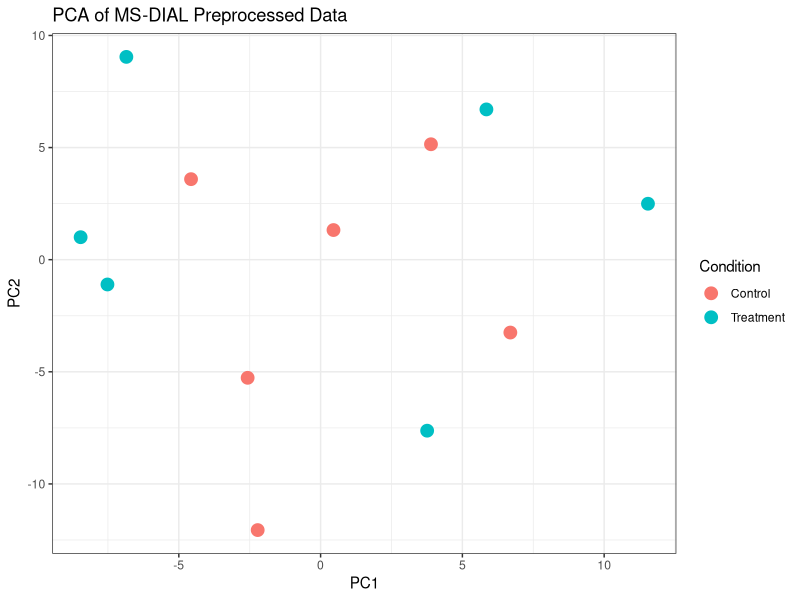
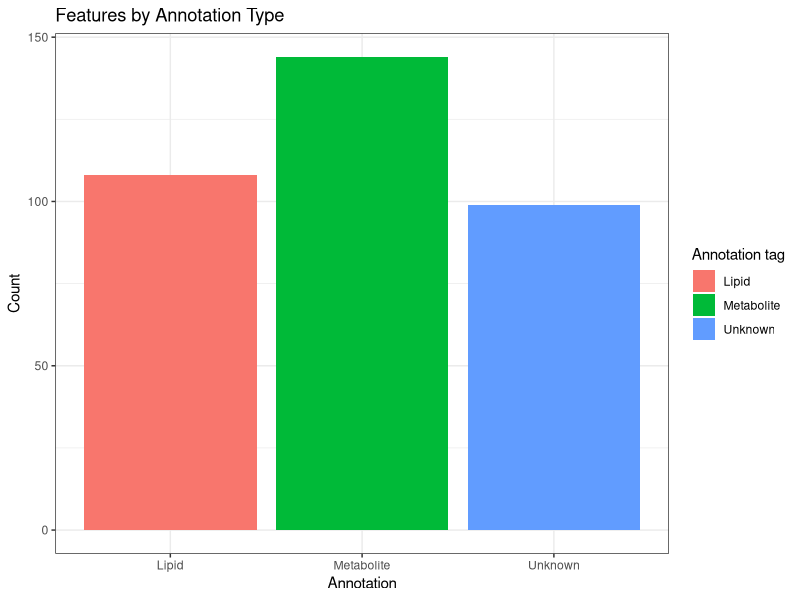
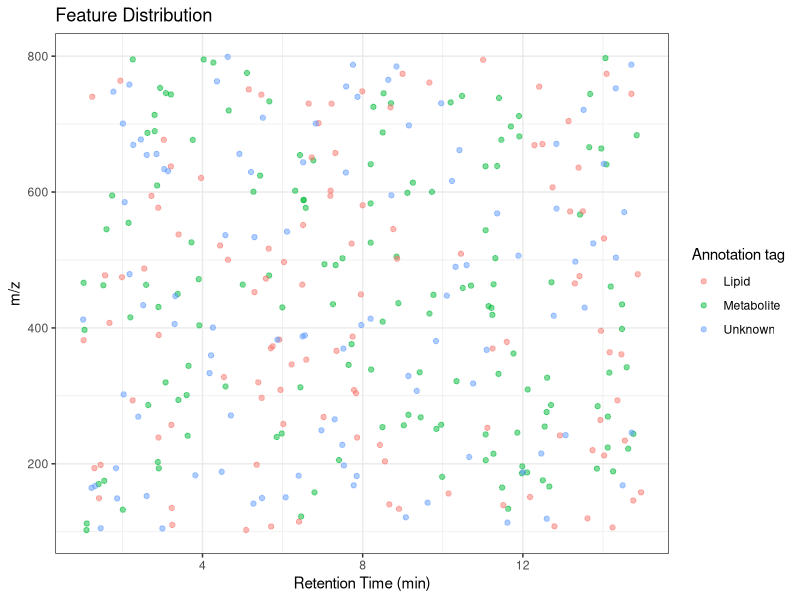
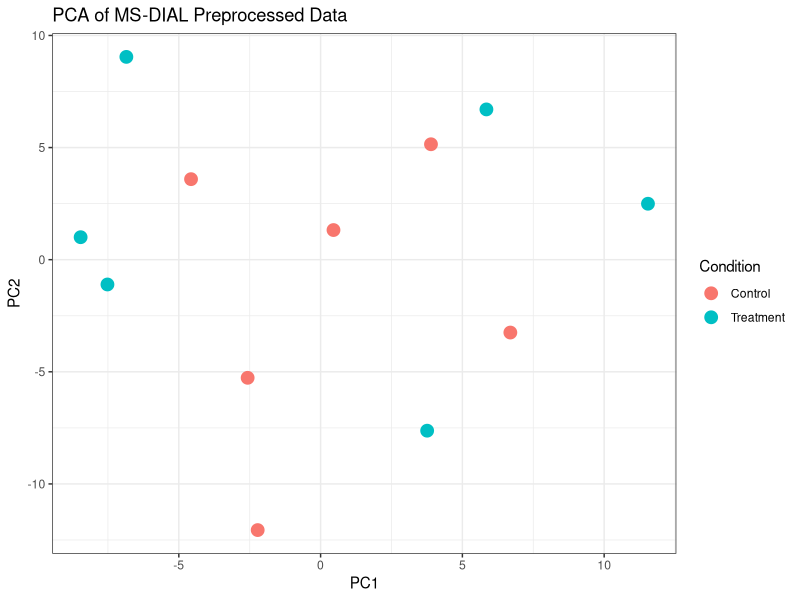
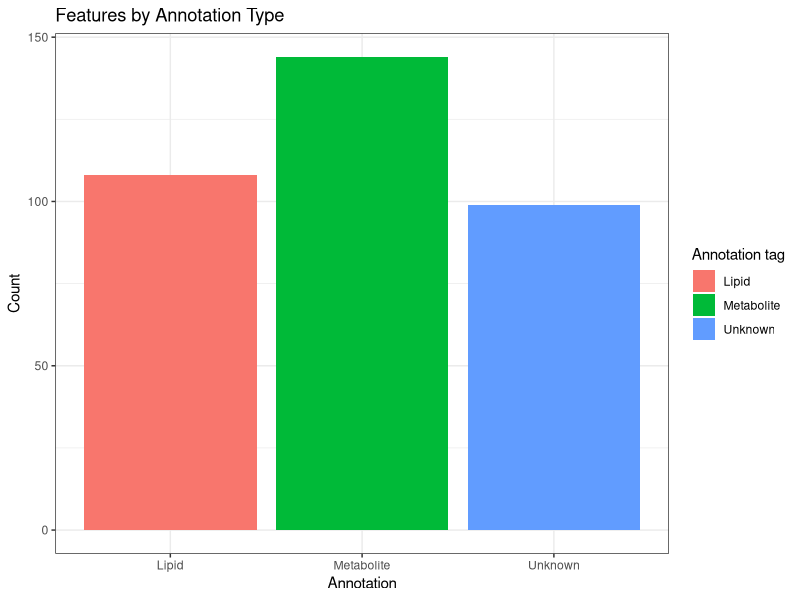
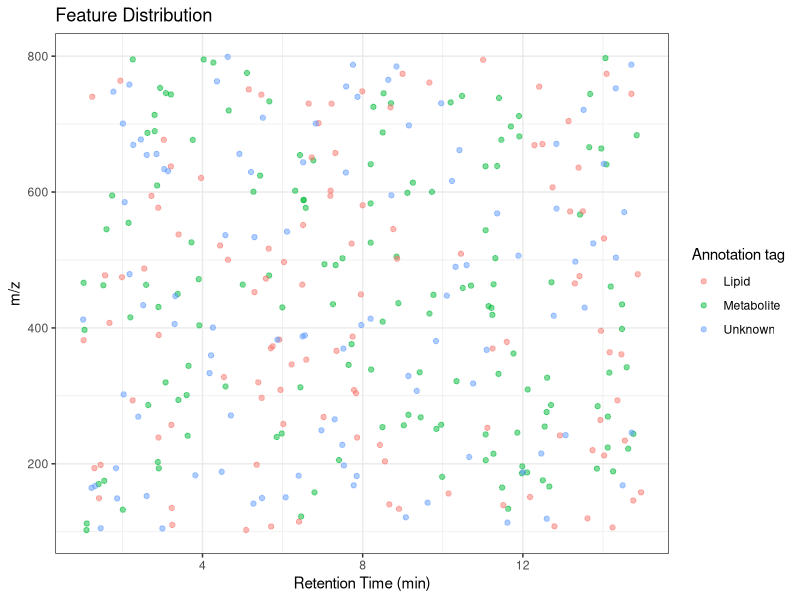

The R script that drew these images, in order:
# Reference: numpy 1.26+, pandas 2.2+, scanpy 1.10+, xcms 4.0+ | Verify API if version differs
library(tidyverse)

# === CONFIGURATION ===
output_dir <- 'results/'
dir.create(output_dir, showWarnings = FALSE)

# === 1. LOAD MS-DIAL OUTPUT ===
cat('Loading MS-DIAL alignment results...\n')

# Simulate MS-DIAL output structure
# In practice: msdial_data <- read.csv('msdial_alignment_result.csv', check.names = FALSE)
# For realistic data, download from Metabolomics Workbench (www.metabolomicsworkbench.org)
# or use mtbls2 package: BiocManager::install('mtbls2'); library(mtbls2)

set.seed(42)
n_features <- 500
n_samples <- 12

# Create simulated MS-DIAL output
msdial_data <- data.frame(
    `Alignment ID` = 1:n_features,
    `Average Rt(min)` = runif(n_features, 1, 15),
    `Average Mz` = runif(n_features, 100, 800),
    `Metabolite name` = c(
        paste0('Metabolite_', 1:200),
        paste0('Lipid_', 1:150),
        rep('Unknown', 150)
    ),
    `Adduct type` = sample(c('[M+H]+', '[M+Na]+', '[M+NH4]+'), n_features, replace = TRUE),
    `Fill %` = sample(30:100, n_features, replace = TRUE),
    `MS/MS assigned` = sample(c(TRUE, FALSE), n_features, replace = TRUE, prob = c(0.3, 0.7)),
    `Annotation tag` = c(rep('Metabolite', 200), rep('Lipid', 150), rep('Unknown', 150)),
    `Formula` = NA,
    `INCHIKEY` = NA,
    check.names = FALSE
)

# Add sample intensity columns
sample_names <- paste0('Sample', 1:n_samples, ' Area')
conditions <- rep(c('Control', 'Treatment'), each = 6)

for (i in 1:n_samples) {
    base_intensity <- rlnorm(n_features, 12, 1.5)
    # Add treatment effect to first 50 features
    if (conditions[i] == 'Treatment') {
        base_intensity[1:50] <- base_intensity[1:50] * 2
    }
    msdial_data[[sample_names[i]]] <- round(base_intensity)
}

cat('Loaded', n_features, 'features from', n_samples, 'samples\n')

# === 2. EXTRACT COMPONENTS ===
cat('Extracting feature info and intensities...\n')

# Identify sample columns
sample_cols <- grep('Area$', colnames(msdial_data), value = TRUE)
meta_cols <- setdiff(colnames(msdial_data), sample_cols)

# Feature metadata
feature_info <- msdial_data[, meta_cols]

# Intensity matrix
intensity_matrix <- as.matrix(msdial_data[, sample_cols])
rownames(intensity_matrix) <- msdial_data$`Alignment ID`
colnames(intensity_matrix) <- gsub(' Area$', '', colnames(intensity_matrix))

# === 3. FILTER FEATURES ===
cat('Filtering features...\n')

# Filter by fill percentage
fill_threshold <- 50
good_fill <- feature_info$`Fill %` >= fill_threshold

# Filter by intensity (remove very low features)
min_intensity <- 1000
good_intensity <- apply(intensity_matrix, 1, max) >= min_intensity

# Combine filters
keep_features <- good_fill & good_intensity

filtered_matrix <- intensity_matrix[keep_features, ]
filtered_info <- feature_info[keep_features, ]

cat('After filtering:', sum(keep_features), '/', n_features, 'features\n')

# === 4. SUMMARIZE ANNOTATIONS ===
cat('\nAnnotation summary:\n')
print(table(filtered_info$`Annotation tag`))

# === 5. LOG TRANSFORM AND NORMALIZE ===
cat('\nNormalizing data...\n')

# Log2 transform
log_matrix <- log2(filtered_matrix + 1)

# Median normalization
sample_medians <- apply(log_matrix, 2, median)
normalized <- sweep(log_matrix, 2, sample_medians - median(sample_medians))

# === 6. QC PLOTS ===
cat('Generating QC plots...\n')

# PCA
pca <- prcomp(t(normalized), scale. = TRUE)
pca_df <- data.frame(
    PC1 = pca$x[, 1],
    PC2 = pca$x[, 2],
    Sample = colnames(normalized),
    Condition = conditions
)

ggplot(pca_df, aes(x = PC1, y = PC2, color = Condition)) +
    geom_point(size = 4) +
    theme_bw() +
    labs(title = 'PCA of MS-DIAL Preprocessed Data')
ggsave(file.path(output_dir, 'pca_plot.png'), width = 8, height = 6)

# Feature distribution by annotation
ggplot(filtered_info, aes(x = `Annotation tag`, fill = `Annotation tag`)) +
    geom_bar() +
    theme_bw() +
    labs(title = 'Features by Annotation Type', x = 'Annotation', y = 'Count')
ggsave(file.path(output_dir, 'annotation_distribution.png'), width = 6, height = 5)

# Retention time vs m/z
ggplot(filtered_info, aes(x = `Average Rt(min)`, y = `Average Mz`, color = `Annotation tag`)) +
    geom_point(alpha = 0.5) +
    theme_bw() +
    labs(title = 'Feature Distribution', x = 'Retention Time (min)', y = 'm/z')
ggsave(file.path(output_dir, 'rt_mz_plot.png'), width = 10, height = 6)

# === 7. EXPORT FOR DOWNSTREAM ANALYSIS ===
cat('Exporting results...\n')

# Feature table with metadata
export_table <- cbind(filtered_info, normalized)
write.csv(export_table, file.path(output_dir, 'msdial_processed.csv'), row.names = FALSE)

# Matrix only (for statistical analysis)
write.csv(normalized, file.path(output_dir, 'intensity_matrix.csv'))

# MetaboAnalyst format (samples as rows)
metaboanalyst_format <- data.frame(
    Sample = colnames(normalized),
    Group = conditions,
    t(normalized)
)
write.csv(metaboanalyst_format, file.path(output_dir, 'for_metaboanalyst.csv'), row.names = FALSE)

cat('Results saved to', output_dir, '\n')
